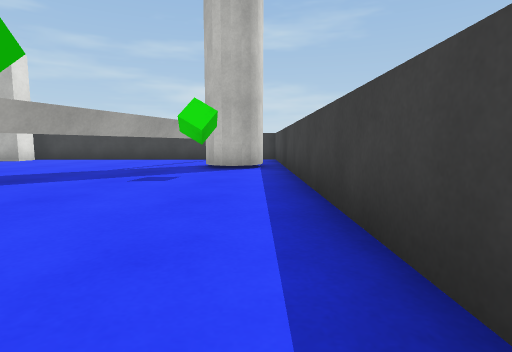
View 1 (above)

16 first-person views from a walk through a 3-D level made in the Unity game engine. The camera is 0.59 m above the floor, tilts 6° down and sees 80° across. The floor is counted in squares, 1 m on a side. Each view is taken from the middle of a square. On the plan, view 1 faces up. The plan holds only what a view shows up to about 9 squares ahead; the rest is blank. The player character is not drawn. Surface patterns are stand-ins for the level's own textures.

View 2
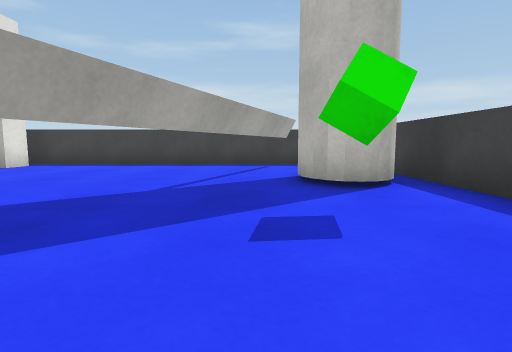

View 3
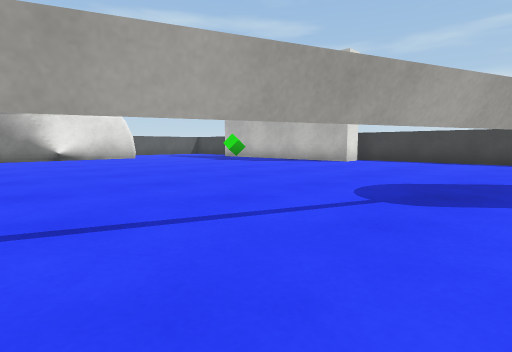

View 4
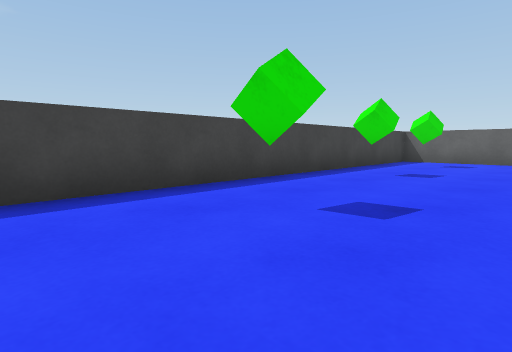

View 5
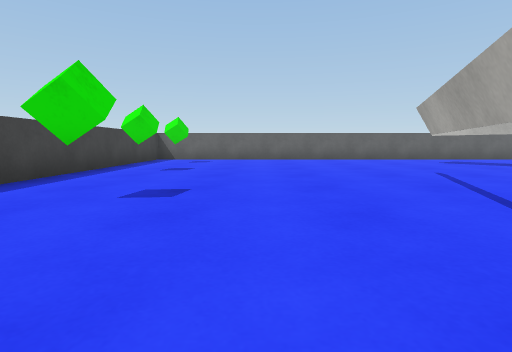

View 6
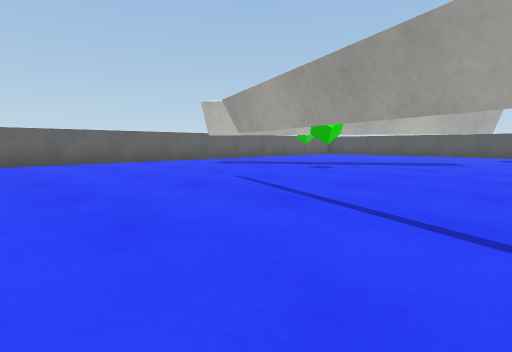

View 7
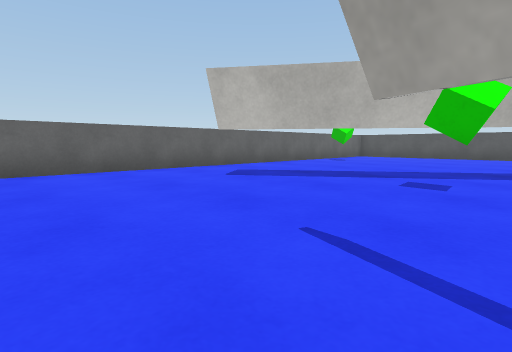

View 8
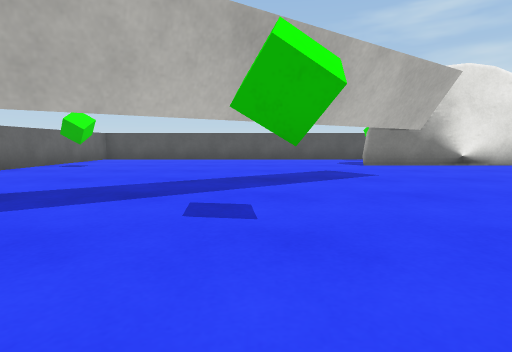

View 9
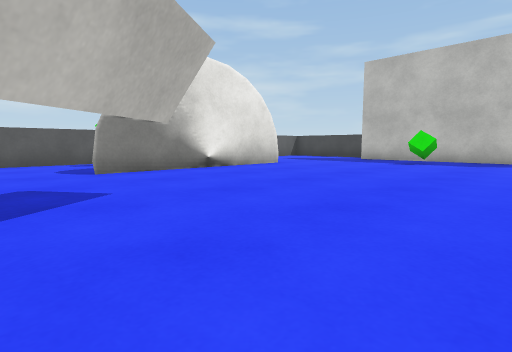

View 10
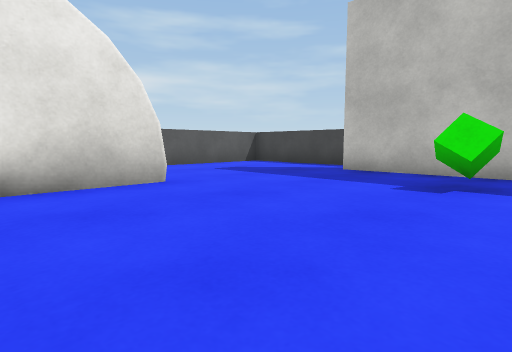

View 11
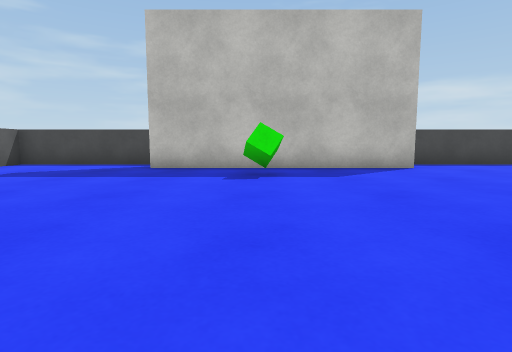

View 12
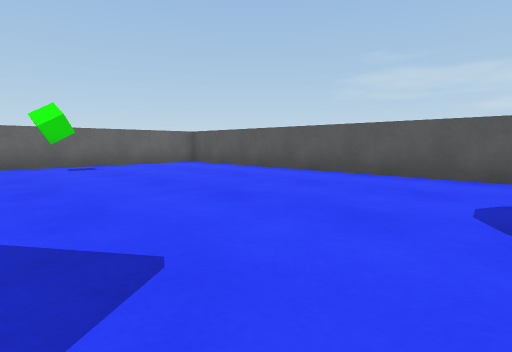

View 13
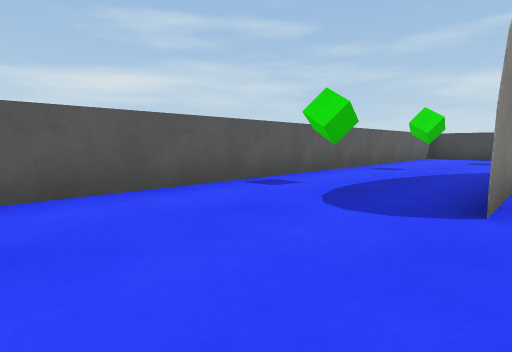

View 14
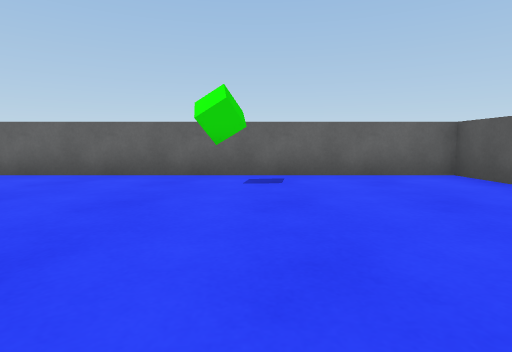

View 15
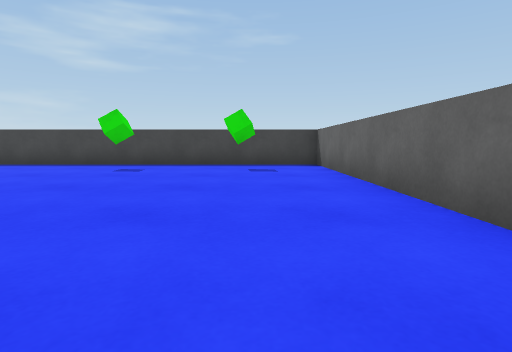

View 16
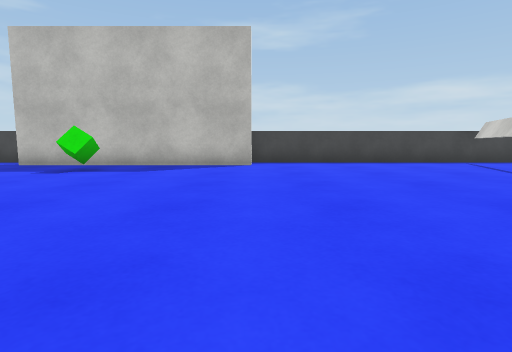

### Floor plan
Key: @ floor where view 1 was taken; # wall or solid block; . floor; T thing the floor can be seen under or through; C green cube.
Columns run from 19 left of view 1 to 1 right of it. Each row starts with its distance up from view 1.
 12 ######    #########
 11 #....#######......#
 10 #................T
  9 #......C.........T
  8 #................T###
  7 #...............T...#
  6 #.C.#...........T.C.#
  5 #...#..........T....#
  4 #...#..........T....#
  3 #...#..........T....#
  2 #.C.#.........T.....#
  1 #...#.........T...C.#
  0 #......T......T....@#
 -1 #...... T....#......#
 -2 #.......TTC.........#
 -3 #........T........C.#
 -4 #........ T.........#
 -5 #.........T.........#
 -6 #...C.............C.#
 -7 #...................#
 -8 #####################

Positions as (right, up) in squares from view 1, and headings:
1: (0, 0), facing up
2: (-2, 3), facing up
3: (-3, 1), facing up-left
4: (-3, 3), facing down-right
5: (-3, 4), facing down
6: (-3, 2), facing down-left
7: (-5, -1), facing down-left
8: (-7, -2), facing left
9: (-9, -1), facing up-left
10: (-11, 4), facing up-left
11: (-12, 3), facing up
12: (-13, 1), facing down-left
13: (-15, -2), facing up-left
14: (-15, -2), facing down
15: (-8, -6), facing right
16: (-8, 2), facing up
